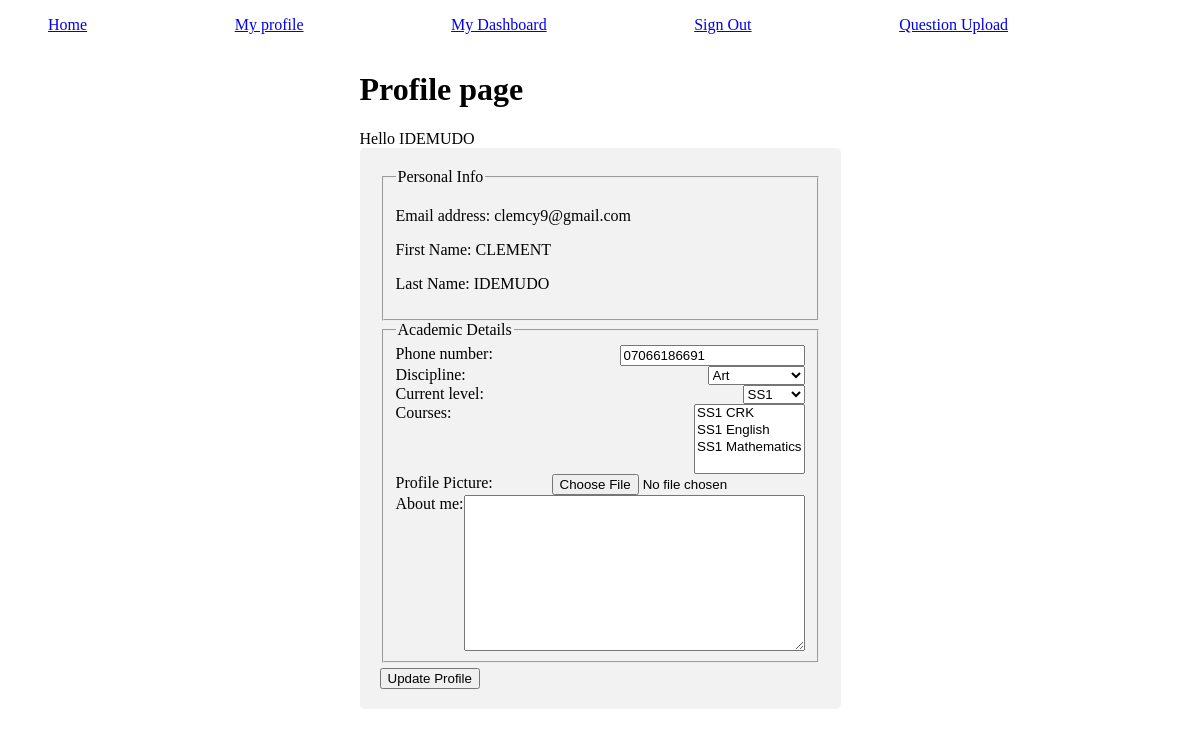
Screenshot of /auth/profile/2/ (signed in) with the database file from the repository.
### auth1/models.py (models this page shows)
class User(AbstractUser):
    first_name = models.CharField(max_length=30, blank=False)
    last_name = models.CharField(max_length=30, blank=False)
    email = models.EmailField(unique=True, blank=False)
    is_student = models.BooleanField('Are you a student?',blank=False)
    USERNAME_FIELD = 'email'
    REQUIRED_FIELDS = ['first_name','last_name','username','is_student']
    def __str__(self):
        return self.email

class Profile(models.Model):
    user = models.OneToOneField(settings.AUTH_USER_MODEL, on_delete=models.CASCADE)
    phone_number = models.CharField(blank=True, max_length=16)
    discipline = models.ForeignKey(Discipline, on_delete=models.CASCADE, null=True)
    courses = models.ManyToManyField(Courses)
    current_level = models.ForeignKey(Level, on_delete=models.CASCADE, null=True)
    profile_pics = models.ImageField('Profile Picture',upload_to='./static/profile', null=True)
    about_me = RichTextField(blank=True,null=True)
    def __str__(self):
        return str(self.user)
    def to_dict(self):
        return {
            'user':self.user,
            'phone_number':self.phone_number,
            'discipline':self.discipline,
            'courses':self.courses,
            'current_level':self.current_level
        }

### auth1/views.py (the view, shortened to what this page needs)
# urls.py: path('profile/<int:id>/',vi.profile,name='profile'),
@login_required(login_url='/auth/login/')
def profile(request,id):
    try:
        profile = Profile.objects.get(user__id = id)
        print(f'profile found')
    except:
        profile = Profile(user=request.user)
        print(f'profile created')
        profile.save()
    print(f'this is profile {profile}')
    form = ProfileForm(data=profile.to_dict(), instance=profile)
    context = {
        'profile':profile,
        'form':form,
        'user':request.user
    }
    return render(request, 'profile.html',context)

### auth1/forms.py
class ProfileForm(forms.ModelForm):
    class Meta:
        model = Profile
        fields = ['phone_number','discipline','current_level','courses','profile_pics','about_me']
        widgets = {
            'profile_pics':forms.FileInput(attrs={'required':False}),
        }

### cbt_app/models.py (called while the page is built)
    def __str__(self):
        return self.name

    def __str__(self):
        return self.name

    def __str__(self):
        return self.level.name +' '+ self.name

### templates/profile.html (shortened to what this page needs)
{% extends 'base.html' %}
{% block content %}
<div class="forms" >
    <div>
    <h1>Profile page</h1>
    Hello {{user.last_name|upper}}
</div>
    <form enctype="multipart/form-data" action="{% url 'auth1:profile' user.id %}" method="post" style="border-radius: 5px; width: fit-content; background-color: #f2f2f2; padding: 20px;">
        <fieldset>
            <legend>Personal Info</legend>
            <p>Email address: {{user.email}}</p>
            <p>First Name: {{user.first_name}}</p>
            <p>Last Name: {{user.last_name}}</p>
        </fieldset>
        <fieldset>
            <legend>Academic Details</legend>
            {% for field in form %}
            <div style="display: flex; justify-content: space-between; ">
                {{field.label_tag}}
                {{ field }}
            </div>
            {% endfor %}
        </fieldset>
        <input type="submit" value="Update Profile" style="margin-top: .4em;">
    </form>
</div>
{% endblock%}

### rows the page displays
User: last_name "IDEMUDO", email "clemcy9@gmail.com", first_name "CLEMENT"
Profile: form "07066186691" "Art" "SS1"

### other values shown
{{ field.label_tag }} "Phone number:" "Discipline:" "Current level:" "Courses:" "Profile Picture:" "About me:"
